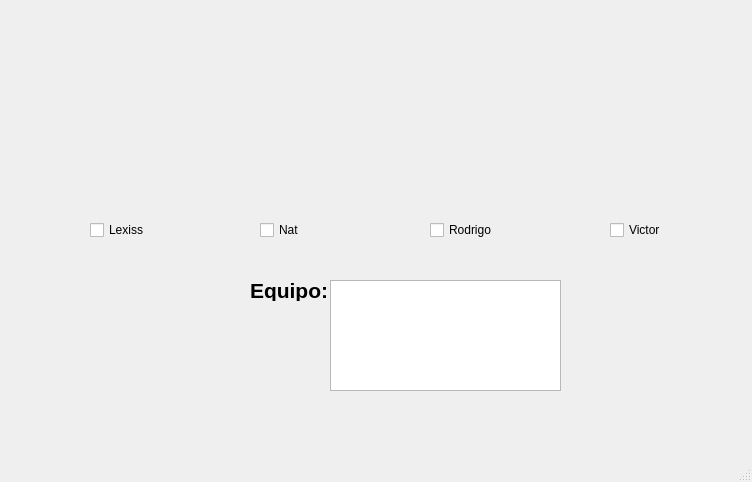
<?xml version="1.0" encoding="UTF-8"?>
<ui version="4.0">
 <class>MainWindow</class>
 <widget class="QMainWindow" name="MainWindow">
  <property name="geometry">
   <rect>
    <x>0</x>
    <y>0</y>
    <width>752</width>
    <height>482</height>
   </rect>
  </property>
  <property name="windowTitle">
   <string>MainWindow</string>
  </property>
  <widget class="QWidget" name="centralwidget">
   <widget class="QLabel" name="label">
    <property name="geometry">
     <rect>
      <x>20</x>
      <y>10</y>
      <width>121</width>
      <height>71</height>
     </rect>
    </property>
    <property name="text">
     <string/>
    </property>
    <property name="pixmap">
     <pixmap resource="../Imagenes/recursos.qrc">:/Logos/logoUat.png</pixmap>
    </property>
    <property name="scaledContents">
     <bool>true</bool>
    </property>
   </widget>
   <widget class="QLabel" name="label_4">
    <property name="geometry">
     <rect>
      <x>620</x>
      <y>0</y>
      <width>121</width>
      <height>71</height>
     </rect>
    </property>
    <property name="text">
     <string/>
    </property>
    <property name="pixmap">
     <pixmap resource="../Imagenes/recursos.qrc">:/Logos/FI_LOGO.png</pixmap>
    </property>
    <property name="scaledContents">
     <bool>true</bool>
    </property>
   </widget>
   <widget class="QLabel" name="label_5">
    <property name="geometry">
     <rect>
      <x>620</x>
      <y>350</y>
      <width>121</width>
      <height>71</height>
     </rect>
    </property>
    <property name="text">
     <string/>
    </property>
    <property name="pixmap">
     <pixmap resource="../Imagenes/recursos.qrc">:/Logos/equipo.jpeg</pixmap>
    </property>
    <property name="scaledContents">
     <bool>true</bool>
    </property>
   </widget>
   <widget class="QLabel" name="img_persona">
    <property name="geometry">
     <rect>
      <x>90</x>
      <y>110</y>
      <width>101</width>
      <height>111</height>
     </rect>
    </property>
    <property name="text">
     <string/>
    </property>
    <property name="pixmap">
     <pixmap resource="../Imagenes/recursos.qrc">:/Team/lex.jpeg</pixmap>
    </property>
    <property name="scaledContents">
     <bool>true</bool>
    </property>
   </widget>
   <widget class="QLabel" name="label_2">
    <property name="geometry">
     <rect>
      <x>250</x>
      <y>280</y>
      <width>81</width>
      <height>21</height>
     </rect>
    </property>
    <property name="font">
     <font>
      <pointsize>16</pointsize>
      <bold>true</bold>
     </font>
    </property>
    <property name="text">
     <string>Equipo:</string>
    </property>
   </widget>
   <widget class="QCheckBox" name="cb_lex">
    <property name="geometry">
     <rect>
      <x>90</x>
      <y>220</y>
      <width>85</width>
      <height>20</height>
     </rect>
    </property>
    <property name="text">
     <string>Lexiss</string>
    </property>
   </widget>
   <widget class="QCheckBox" name="cb_nat">
    <property name="geometry">
     <rect>
      <x>260</x>
      <y>220</y>
      <width>85</width>
      <height>20</height>
     </rect>
    </property>
    <property name="text">
     <string>Nat</string>
    </property>
   </widget>
   <widget class="QLabel" name="img_persona_2">
    <property name="geometry">
     <rect>
      <x>260</x>
      <y>110</y>
      <width>101</width>
      <height>111</height>
     </rect>
    </property>
    <property name="text">
     <string/>
    </property>
    <property name="pixmap">
     <pixmap resource="../Imagenes/recursos.qrc">:/Team/nat.jpeg</pixmap>
    </property>
    <property name="scaledContents">
     <bool>true</bool>
    </property>
   </widget>
   <widget class="QLabel" name="img_persona_3">
    <property name="geometry">
     <rect>
      <x>430</x>
      <y>110</y>
      <width>101</width>
      <height>111</height>
     </rect>
    </property>
    <property name="text">
     <string/>
    </property>
    <property name="pixmap">
     <pixmap resource="../Imagenes/recursos.qrc">:/Team/rod.jpeg</pixmap>
    </property>
    <property name="scaledContents">
     <bool>true</bool>
    </property>
   </widget>
   <widget class="QCheckBox" name="cb_rodrigo">
    <property name="geometry">
     <rect>
      <x>430</x>
      <y>220</y>
      <width>85</width>
      <height>20</height>
     </rect>
    </property>
    <property name="text">
     <string>Rodrigo</string>
    </property>
   </widget>
   <widget class="QCheckBox" name="cb_victor">
    <property name="geometry">
     <rect>
      <x>610</x>
      <y>220</y>
      <width>85</width>
      <height>20</height>
     </rect>
    </property>
    <property name="text">
     <string>Victor</string>
    </property>
   </widget>
   <widget class="QLabel" name="img_persona_4">
    <property name="geometry">
     <rect>
      <x>610</x>
      <y>110</y>
      <width>101</width>
      <height>111</height>
     </rect>
    </property>
    <property name="text">
     <string/>
    </property>
    <property name="pixmap">
     <pixmap resource="../Imagenes/recursos.qrc">:/Team/yo.jpeg</pixmap>
    </property>
    <property name="scaledContents">
     <bool>true</bool>
    </property>
   </widget>
   <widget class="QTextEdit" name="text_equipo">
    <property name="geometry">
     <rect>
      <x>330</x>
      <y>280</y>
      <width>231</width>
      <height>111</height>
     </rect>
    </property>
   </widget>
  </widget>
  <widget class="QMenuBar" name="menubar">
   <property name="geometry">
    <rect>
     <x>0</x>
     <y>0</y>
     <width>752</width>
     <height>24</height>
    </rect>
   </property>
  </widget>
  <widget class="QStatusBar" name="statusbar"/>
 </widget>
 <resources>
  <include location="../Imagenes/recursos.qrc"/>
 </resources>
 <connections/>
</ui>
